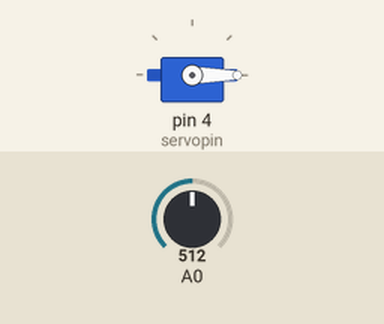
Bench run of a sketch on a simulated Arduino Uno, built with avr-gcc and run on an emulated ATmega328P. Shown: servo. The inputs (shaded band) are chosen by the test bench; at power-on: A0 = 512.

Above: at 1.3 s.
1.4 s: A0 set to 376
2.9 s: A0 set to 365
At 3.4 s:
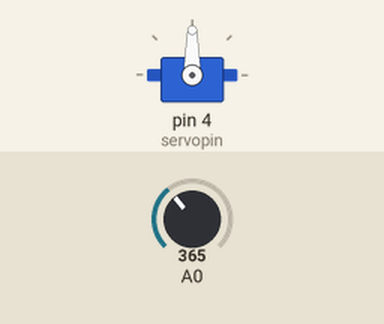
5.9 s: A0 set to 306
At 7.1 s:
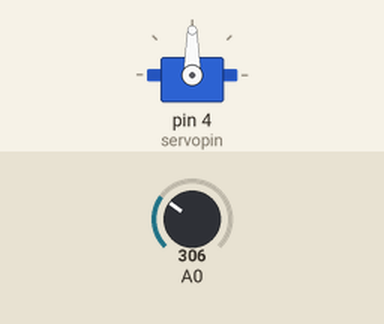
7.5 s: A0 set to 511
At 8.2 s:
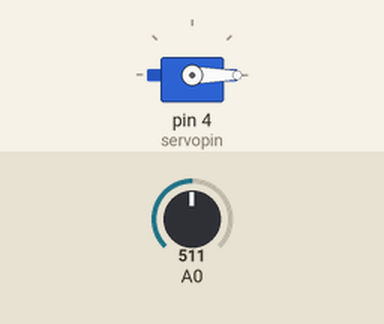
Timing chart, 0 to 10.0 s (numbered marks = the images above; inputs shaded):
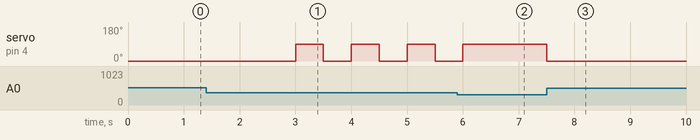

The sketch:

servo_ldr.ino
```cpp
#include <Servo.h>
Servo servo;
int sensor = A0;
int servopin = 4 ;
void setup() {
  Serial.begin(9600);
  pinMode(A0,INPUT);
  servo.attach(servopin);
  servo.write(0);
}

void loop() {
  int sensorldr=analogRead(A0);
  Serial.begin(sensorldr);
  sensorldr=map(sensorldr,0,1023,0,255);
  if (sensorldr<=90)
  {
    servo.write(90);
    delay(500);
  }
 if (sensorldr>=90)
 {
    servo.write(0);
    delay(500);
 }
}
```

Measured:
- the behaviour switches between 366 and 365 on A0 (found by bisection; images 0 and 1)
- after the input at 1.4 s, every drawn part: stays the same
- after the input at 2.9 s, servo on pin 4 (servopin): alternates 90° for 0.50 s and 0° for 0.50 s, starting after 0.10 s
- after the input at 5.9 s, servo on pin 4 (servopin): goes on until 6.0 s, then stays 90°
- after the input at 7.5 s, servo on pin 4 (servopin): 90° → 0° at once
